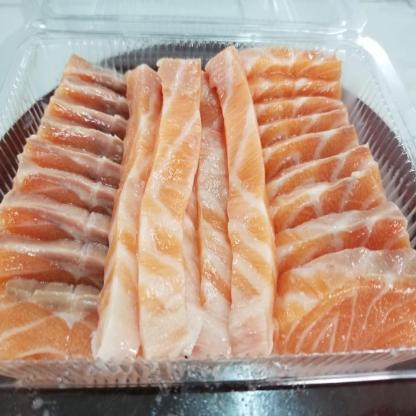
#> input picture datasets/original-dataset/farmstest-0_jpg.rf.9ea0ea11b95e1aeac2ec3f36e554edf0.jpg, 416 x 416 px; its folder holds only this picture in this run
$ python redimenzionar2.py
#> lines starting #> are read from the running program, lines starting #| are printed output that depends on the picture; after the words box and inside, x2 and y2 are one past the last pixel; in counts of white or black regions, pixels touching at a corner belong together
import os
import cv2
import numpy as np

# Tomar este programa como referencia para cortar las imagenes

directorio_imagenes = './datasets/original-dataset'
directorio_imagenes_modificadas = './datasets/modified-dataset/imagenes-precortadas'
# Definir el rango de color salmón en HSV
lower_salmon = np.array([0, 100, 100])
upper_salmon = np.array([30, 255, 255])

# Tamaño deseado de la imagen recortada
porcion_w = 299
porcion_h = 86


# Función para recortar una región de interés (ROI) de la imagen original
def recortar_roi(image, x, y, w, h):
    return image[y:y + h, x:x + w]


for nombre_archivo in os.listdir(directorio_imagenes):
    if nombre_archivo.endswith(".jpg"):
        ruta_imagen = os.path.join(directorio_imagenes, nombre_archivo)
        imagen = cv2.imread(ruta_imagen)
#> imagen is the input picture: shape (416, 416, 3); mean B, G, R 134.7, 153.8, 184.8
        # cv2.imshow('Imagen Original', imagen)
        # cv2.waitKey(0)

        # Convertir RGB a HSV
        hsv = cv2.cvtColor(imagen, cv2.COLOR_BGR2HSV)
#> hsv: shape (416, 416, 3); mean H, S, V 36.2, 80.2, 189.7

        # Umbralizar la imagen HSV para obtener solo los colores de acuerdo al umbral del color del salmón
        mask_salmon = cv2.inRange(hsv, lower_salmon, upper_salmon)
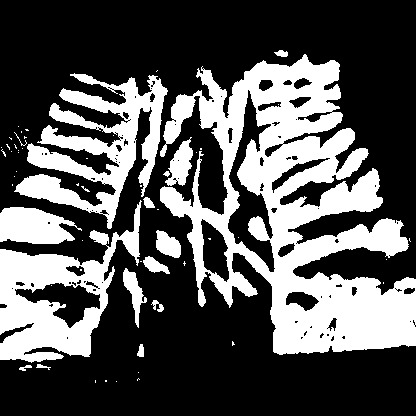
#> mask_salmon: shape (416, 416); 33.4% white; 58 white regions (42 under 20 px)

        # Encontrar los contornos en la máscara
        contours, _ = cv2.findContours(mask_salmon, cv2.RETR_EXTERNAL, cv2.CHAIN_APPROX_SIMPLE)
#> contours = 53 contours, 39 with area under 20; largest, box (x1, y1, x2, y2) and area: (160, 54, 416, 355) 39610, (0, 200, 142, 363) 10594, (14, 73, 168, 229) 8517, (0, 207, 82, 244) 2065, (165, 137, 193, 186) 675

        # Encontrar el contorno más grande (el contorno del salmón)
        if contours:
            contour_salmon = max(contours, key=cv2.contourArea)
#> contour_salmon = contour of 1375 points, box (x1, y1, x2, y2) (160, 54, 416, 355), area 39610

            # Obtener las coordenadas del rectángulo delimitador del contorno del salmón
            x, y, w, h = cv2.boundingRect(contour_salmon)
#> x = 160; y = 54; w = 256; h = 301

            # Redimensionar el rectángulo delimitador para que abarque toda la imagen del salmón
            x = max(0, x - (porcion_w - w) // 2)
#> x = 139
            y = max(0, y - (porcion_h - h) // 2)
#> y = 162
            w = min(imagen.shape[1] - x, porcion_w)
#> w = 277
            h = min(imagen.shape[0] - y, porcion_h)
#> h = 86

            # Recortar la porción de la imagen original
            imagen_recortada = recortar_roi(imagen, x, y, w, h)
#> in recortar_roi, `return image[y:y + h, x:x + w]`:
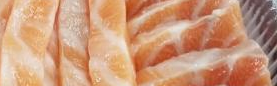
#> returned value: shape (86, 277, 3); mean of channels 0, 1, 2 122, 153, 203.3; drawn as B, G, R

            # Mostrar la imagen recortada
            # cv2.imshow('Imagen Recortada', imagen_recortada)
            # cv2.waitKey(0)

            # Guardar la imagen recortada
            cv2.imwrite(os.path.join(directorio_imagenes_modificadas, nombre_archivo), imagen_recortada)

print("Proceso completado.")

$ run again, on datasets/original-dataset/farmstest-54_jpg.rf.adaa8ea007237ad53ba802b591d12c89.jpg
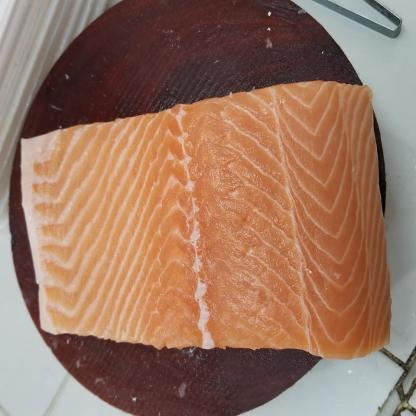
#> input picture datasets/original-dataset/farmstest-54_jpg.rf.adaa8ea007237ad53ba802b591d12c89.jpg, 416 x 416 px
#> imagen is the input picture: shape (416, 416, 3); mean B, G, R 96.7, 116.3, 152.8
#> hsv: shape (416, 416, 3); mean H, S, V 40.5, 99.5, 154.6
#> `mask_salmon = cv2.inRange(hsv, lower_salmon, upper_salmon)`:
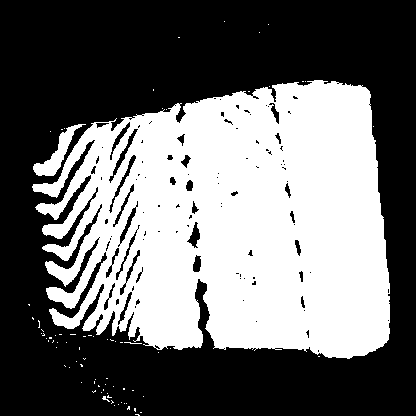
#> mask_salmon: shape (416, 416); 43.1% white; 76 white regions (74 under 20 px)
#> contours = 76 contours, 74 with area under 20; largest, box (x1, y1, x2, y2) and area: (32, 80, 390, 359) 74950, (33, 124, 86, 176) 680
#> contour_salmon = contour of 1429 points, box (x1, y1, x2, y2) (32, 80, 390, 359), area 74950
#> `x, y, w, h = cv2.boundingRect(contour_salmon)`: x = 32; y = 80; w = 358; h = 279
#> `x = max(0, x - (porcion_w - w) // 2)`: x = 62
#> `y = max(0, y - (porcion_h - h) // 2)`: y = 177
#> `w = min(imagen.shape[1] - x, porcion_w)`: w = 299
#> `h = min(imagen.shape[0] - y, porcion_h)`: h = 86
#> in recortar_roi, `return image[y:y + h, x:x + w]`:
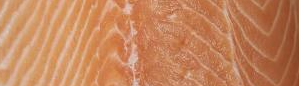
#> returned value: shape (86, 299, 3); mean of channels 0, 1, 2 92.6, 132.8, 196.9; drawn as B, G, R

$ run again, on datasets/original-dataset/farmstest-13_jpg.rf.62d00f6ca1e844d18d9fbee204756a3e.jpg
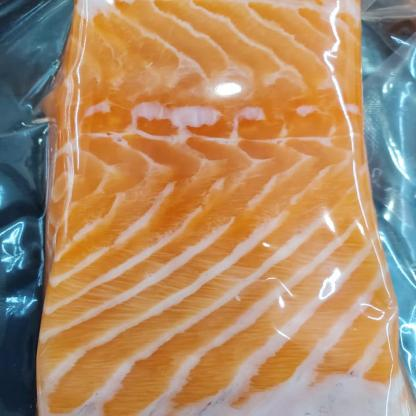
#> input picture datasets/original-dataset/farmstest-13_jpg.rf.62d00f6ca1e844d18d9fbee204756a3e.jpg, 416 x 416 px
#> imagen is the input picture: shape (416, 416, 3); mean B, G, R 105.4, 139.9, 174
#> hsv: shape (416, 416, 3); mean H, S, V 37.8, 125.4, 185
#> `mask_salmon = cv2.inRange(hsv, lower_salmon, upper_salmon)`:
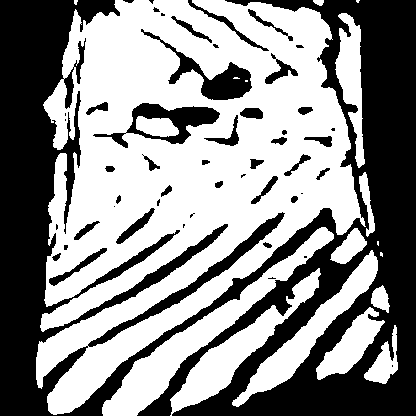
#> mask_salmon: shape (416, 416); 55.6% white; 50 black regions (17 under 20 px)
#> contours = 15 contours, 4 with area under 20; largest, box (x1, y1, x2, y2) and area: (36, 0, 366, 415) 82762, (102, 227, 334, 416) 6402, (170, 268, 321, 416) 4245, (232, 250, 378, 407) 3900, (335, 13, 365, 168) 2088
#> contour_salmon = contour of 1360 points, box (x1, y1, x2, y2) (36, 0, 366, 415), area 82762
#> `x, y, w, h = cv2.boundingRect(contour_salmon)`: x = 36; y = 0; w = 330; h = 415
#> `x = max(0, x - (porcion_w - w) // 2)`: x = 52
#> `y = max(0, y - (porcion_h - h) // 2)`: y = 165
#> `w = min(imagen.shape[1] - x, porcion_w)`: w = 299
#> `h = min(imagen.shape[0] - y, porcion_h)`: h = 86
#> in recortar_roi, `return image[y:y + h, x:x + w]`:
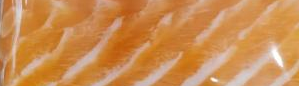
#> returned value: shape (86, 299, 3); mean of channels 0, 1, 2 83.8, 141.9, 203.6; drawn as B, G, R
